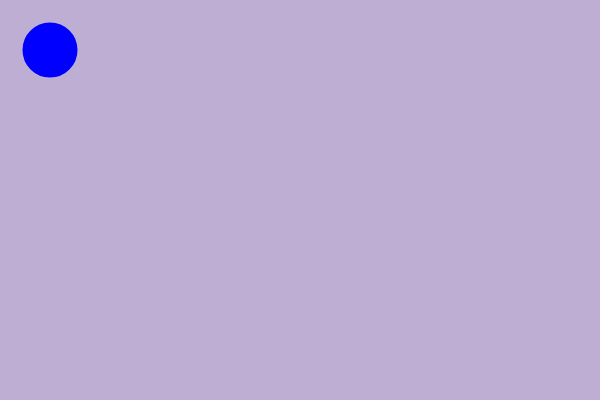
Frame 1 (no input)
Frame 60 (no input): identical to frame 1, image omitted
Frame 120 (the mouse pressed at the canvas centre since frame 60): identical to frame 1, image omitted

The p5.js sketch that drew this single still picture (run headless with seeded random() and noise() and a simulated clock; from frame 60 on, the mouse is pressed at the canvas centre):

// p5.js sketch
// ── sketch.js
function setup(){
 createCanvas(600,400)
}


function draw(){
  //red background
  background(190,174,212);
  //ellipse with blue border, green inside
  stroke(0,0,255);
if(mouseX > 300){
  fill(0,255,0);
}
else{
  fill(0,0,255);
}
//thicker border
  strokeWeight(5);
 ellipse(50,50,50,50);
}
